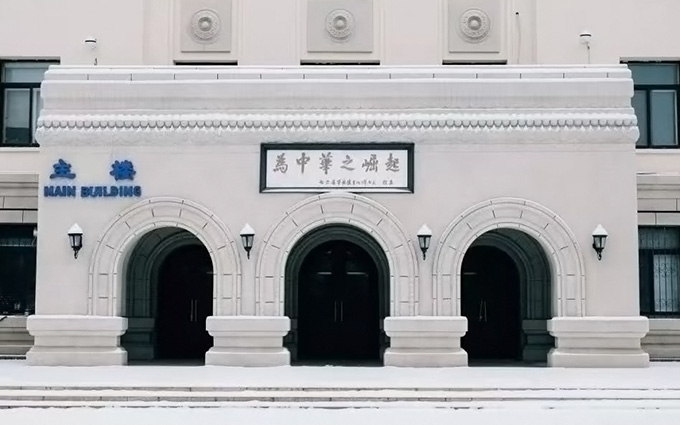
#> input picture LinearAlgebra/Img1.jpg, 680 x 425 px
$ python Main.py
#> lines starting #> are read from the running program, lines starting #| are printed output that depends on the picture
from PIL import Image, ImageDraw
import numpy as np

def read_image_as_array(image_path):
    """读取图像并转换为灰度数组"""
#> called with image_path = 'Img1.jpg'
    return np.array(Image.open(image_path).convert('L'))
#> call 2 of read_image_as_array, with image_path = 'Template.jpg'
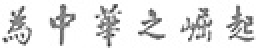
#> input picture LinearAlgebra/Template.jpg, 130 x 25 px (shown 2 times larger)

def template_match_ccoeff_normed(big_image, template):
    """使用 CCOEFF_NORMED 方法进行匹配"""
    h_big, w_big = big_image.shape
#> h_big = 425; w_big = 680
    h_temp, w_temp = template.shape
#> h_temp = 25; w_temp = 130

    # 准备存储运算结果的矩阵
    result = np.zeros((h_big - h_temp + 1, w_big - w_temp + 1))

    # 对模板图进行标准化
    normed_template = (template - template.mean()) / template.std()
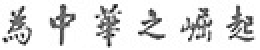
#> normed_template: shape (25, 130) float64 (shown 2 times larger); min -3.83, max 0.519, mean -2.1e-16; drawn with min black and max white

    # 遍历大图像
    for y in range(result.shape[0]):
        for x in range(result.shape[1]):
            # 提取当前感受野中的子图像
            window = big_image[y:y + h_temp, x:x + w_temp]
            # 对子图像进行标准化
            window_std = window.std()
            if window_std > 0:
                normed_window = (window - window.mean()) / window_std
                # 计算 CCOEFF_NORMED：
                # 分子是点积，分母是向量的模长的乘积，也就是标准差的乘积。
                # 由于我们提前对子图和模板图进行了标准化，所以可以采用下面的算式来计算。
                result[y, x] = (normed_window * normed_template).sum()
            else:
                result[y, x] = 0
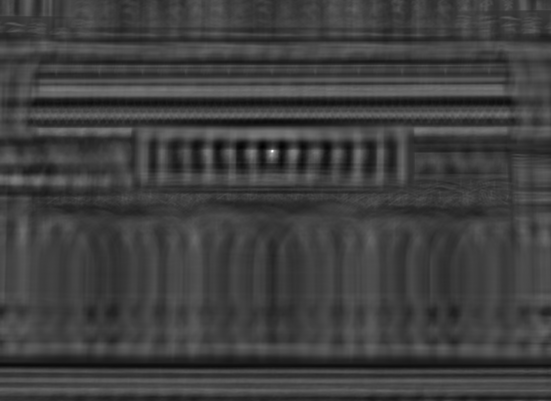
#> result: shape (401, 551) float64; min -919.7, max 2796.3, mean 5.7; drawn with min black and max white

    # 运算结果矩阵映射到 [0, 1]
    result /= result.max()
    return result

def visualize_result(big_image_path, template_path, result):
    """匹配结果可视化"""
#> called with big_image_path = 'Img1.jpg', template_path = 'Template.jpg'
    big_image = Image.open(big_image_path).convert('RGB')
#> big_image is the input picture: PIL image 680x425 RGB; mean R, G, B 167.3, 167.4, 169.4
    template = Image.open(template_path)
#> template is the input picture: PIL image 130x25 RGB; min 44, max 255, mean 229.8
    w_temp, h_temp = template.size
#> w_temp = 130; h_temp = 25

    # 找到最大相似值的位置
    max_loc = np.unravel_index(np.argmax(result), result.shape)
#> max_loc = (151, 272)
    top_left = (max_loc[1], max_loc[0])
#> top_left = (272, 151)

    # 绘制一个矩形标注框
    draw = ImageDraw.Draw(big_image)
    right_bottom = (max_loc[1] + w_temp, max_loc[0] + h_temp)
#> right_bottom = (402, 176)
    draw.rectangle([top_left, right_bottom], outline='red', width=3)

    # 保存运算结果图和标注后的大图
    result_image = Image.fromarray(result * 255).convert('L')
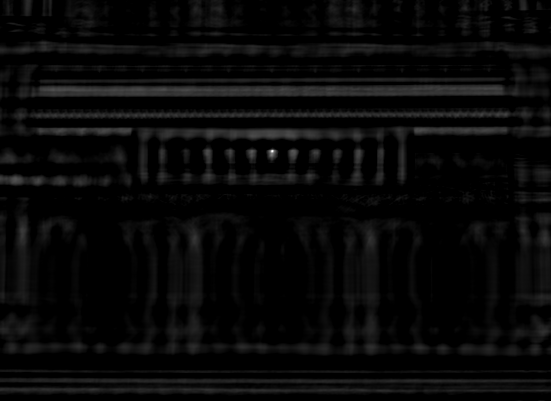
#> result_image: PIL image 551x401 L; min 0, max 255, mean 8.6
    result_image.save(f"Result_{big_image_path}")
    big_image.save(f"Result_Labeled_{big_image_path}")
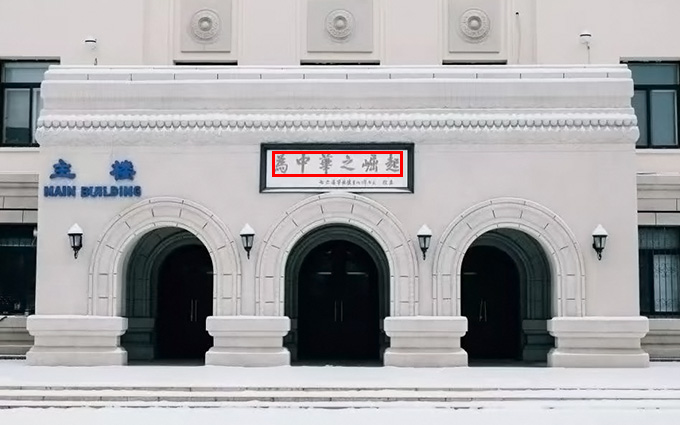
#> saved as Result_Labeled_Img1.jpg: PIL image 680x425 RGB; mean R, G, B 167.5, 166.7, 168.7

def main(big_image_path, template_path):
    """主函数"""
    big_image = read_image_as_array(big_image_path)
    template = read_image_as_array(template_path)
    print("正在进行匹配……")
    result = template_match_ccoeff_normed(big_image, template)
    print("匹配完成！")
    visualize_result(big_image_path, template_path, result)

if __name__ == '__main__':
    big_image_path = "Img1.jpg"
    template_path = "Template.jpg"
    main(big_image_path, template_path)
